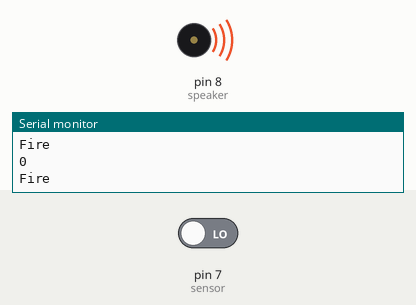
Recording of a sketch running on a simulated Arduino Uno, built with avr-gcc and run on an emulated ATmega328P. On the bench: buzzer (waves = sounding, pin HIGH), the last lines printed to the serial monitor. The test bench sets the inputs (shaded band); at power-on: pin 7 (sensor) LOW.

Above: at 1.2 s.
1.3 s: pin 7 (sensor) driven HIGH
At 1.8 s:
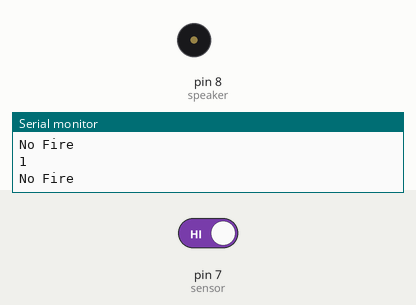
2.8 s: pin 7 (sensor) driven LOW
At 3.2 s:
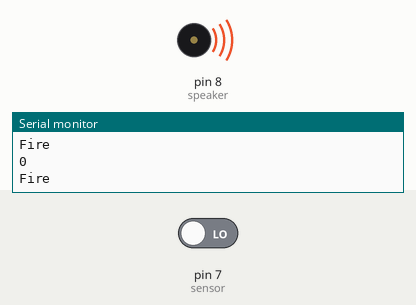
Timing chart, 0 to 5.8 s (numbered marks = the images above; inputs shaded):
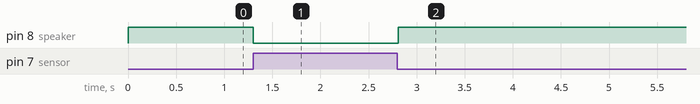

The sketch:

sketch_dec19b.ino
```cpp
int sensor=7;
int fireVal;
int speaker=8;
void setup() {
  // put your setup code here, to run once:
pinMode(sensor,INPUT);
pinMode(speaker,OUTPUT);
Serial.begin(9600);

}

void loop() {
  // put your main code here, to run repeatedly:
fireVal=digitalRead(sensor);
Serial.println(fireVal);
if(fireVal==1){
Serial.println("No Fire");
digitalWrite(speaker, LOW);
}else
{
  Serial.println("Fire");
  digitalWrite(speaker, HIGH);
}
delay(50);
}
```

Measured:
- after the input at 1.3 s, pin 8 (speaker): HIGH → LOW at once
- after the input at 2.8 s, pin 8 (speaker): LOW → HIGH at once
